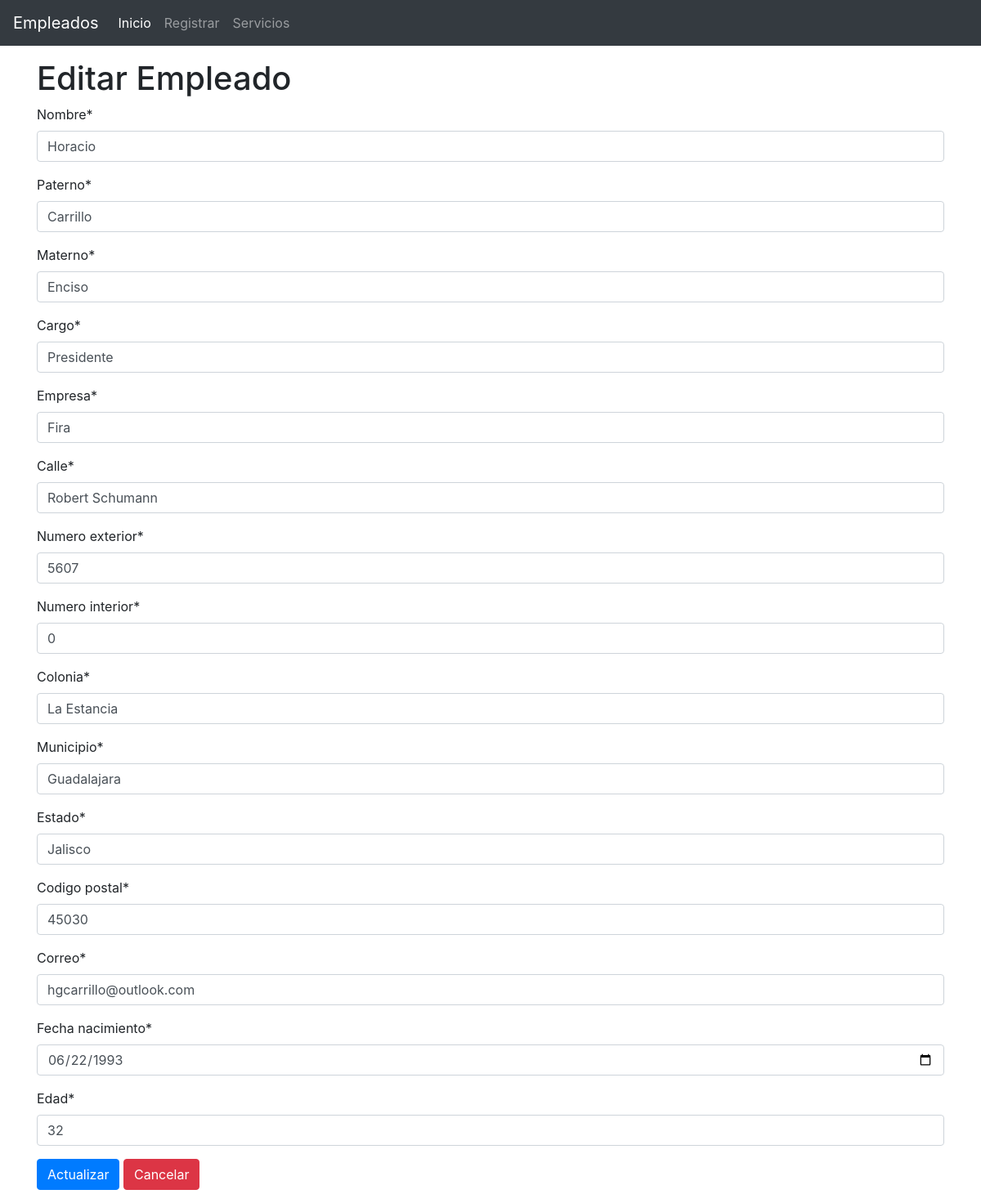
/editarEmpleado/5, run on the app's committed database.
### Models/Empleado/models.py (models this page shows)
class Empleado(models.Model):
    nombre = models.CharField(max_length=100)
    paterno = models.CharField(max_length=100)
    materno = models.CharField(max_length=100)
    cargo = models.CharField(max_length=100)
    empresa = models.CharField(max_length=100)
    calle = models.CharField(max_length=100)
    numero_exterior = models.IntegerField()
    numero_interior = models.IntegerField()
    colonia = models.CharField(max_length=50)
    municipio = models.CharField(max_length=50)
    estado = models.CharField(max_length=50)
    codigo_postal = models.IntegerField()
    correo = models.CharField(max_length=100)
    fecha_nacimiento = models.DateField()
    edad = models.IntegerField()

### Models/Empleado/views.py (the view)
# urls.py: path('editarEmpleado/<int:id_empleado>', FormularioView.editar_empleado, name='editarEmpleado'),
    def editar_empleado(request, id_empleado):
        empleado = Empleado.objects.filter(id=id_empleado).first()
        form = Formulario(instance=empleado)
        return render(request, 'EmpleadoEdit.html', {"form": form, "empleado": empleado})

### Models/Empleado/forms.py
class Formulario(forms.ModelForm):
    class Meta:
        model = Empleado
        fields = '__all__'
        widgets = {'fecha_nacimiento': forms.DateInput(attrs={'type': 'date'})}

### templates/EmpleadoEdit.html (shortened to what this page needs)
{% extends 'index.html' %} {% load crispy_forms_tags %} {% block content %}
    <div class="content container">
        <h1> Editar Empleado</h1>
        <form action="{% url 'actualizarEmpleado' empleado.id %}" method="POST">
            {{ form | crispy }}
            <div class="form-group">
                <div class="md-5">
                    <button type="submit" class="btn btn-primary">Actualizar</button>
                    <a class="btn btn-danger" href="{% url 'listarCorreos' %}">Cancelar</a>
                </div>
            </div>
        </form>
    </div>
{% endblock %}

### data on the page
Empleado: nombre "Horacio", paterno "Carrillo", materno "Enciso", cargo "Presidente", empresa "Fira", calle "Robert Schumann", numero_exterior "5607", numero_interior "0", colonia "La Estancia", municipio "Guadalajara", estado "Jalisco", codigo_postal "45030", correo "hgcarrillo@outlook.com", fecha_nacimiento "06/22/1993", edad "32"
